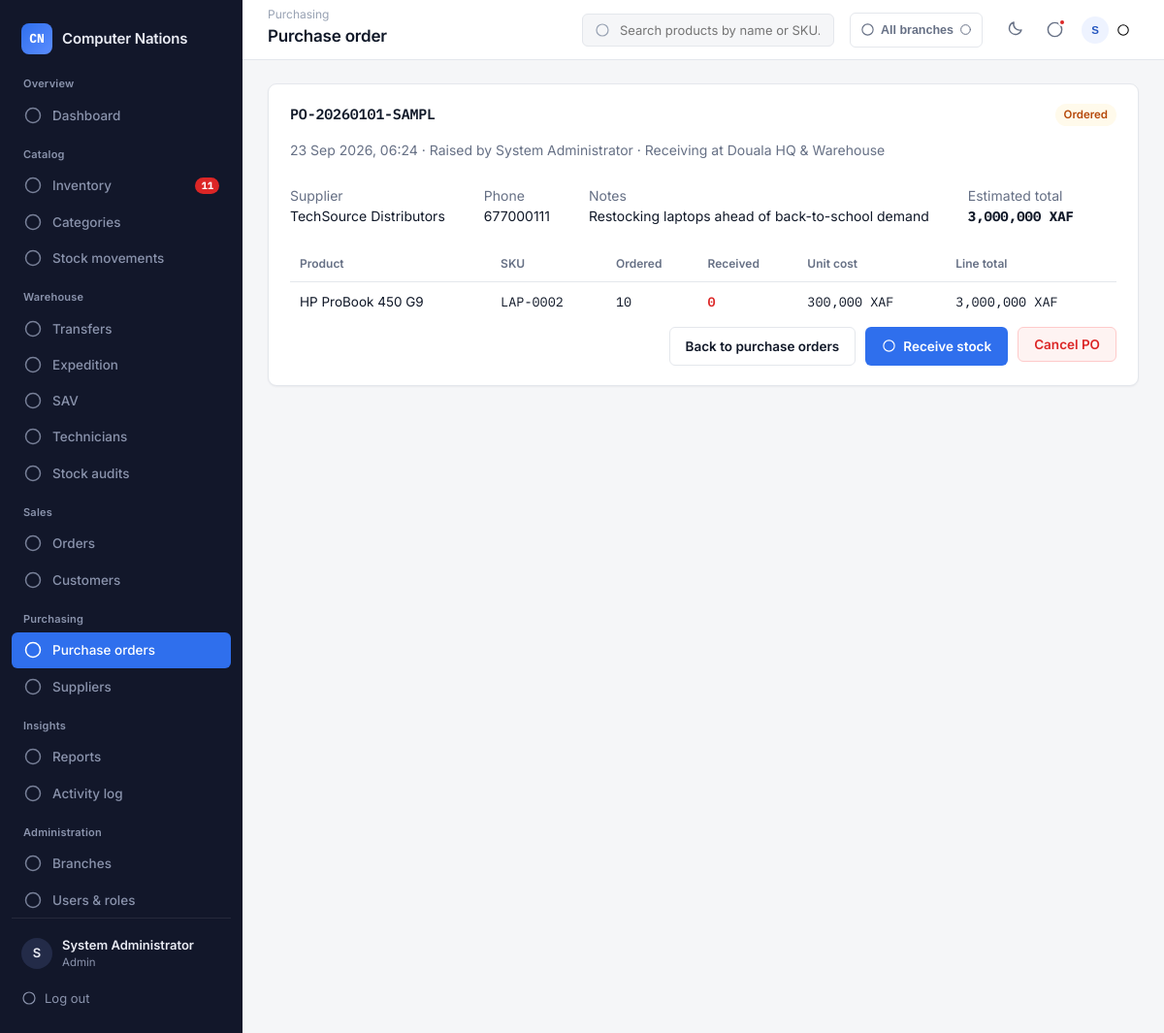
The app's page /modules/purchasing/view.php?id=1 (signed in) with its own data.
### tables this page shows
CREATE TABLE purchase_orders (
    id INT AUTO_INCREMENT PRIMARY KEY,
    po_number VARCHAR(30) NOT NULL UNIQUE,
    branch_id INT NOT NULL,                 
    supplier_id INT NOT NULL,
    user_id INT NOT NULL,                   
    status ENUM('draft','ordered','partially_received','received','cancelled') NOT NULL DEFAULT 'draft',
    notes VARCHAR(255) DEFAULT NULL,
    received_by INT DEFAULT NULL,           
    cancelled_by INT DEFAULT NULL,
    created_at TIMESTAMP DEFAULT CURRENT_TIMESTAMP,
    received_at DATETIME DEFAULT NULL,
    FOREIGN KEY (branch_id) REFERENCES branches(id),
    FOREIGN KEY (supplier_id) REFERENCES suppliers(id),
    FOREIGN KEY (user_id) REFERENCES users(id)
);

CREATE TABLE users (
    id INT AUTO_INCREMENT PRIMARY KEY,
    full_name VARCHAR(100) NOT NULL,
    username VARCHAR(50) NOT NULL UNIQUE,
    email VARCHAR(120) NOT NULL UNIQUE,
    phone VARCHAR(30) DEFAULT NULL,
    password VARCHAR(255) NOT NULL,         
    role_id INT NOT NULL,
    branch_id INT DEFAULT NULL,
    avatar VARCHAR(255) DEFAULT NULL,
    status ENUM('active','suspended') NOT NULL DEFAULT 'active',
    reset_token_hash VARCHAR(255) DEFAULT NULL,    
    reset_token_expires DATETIME DEFAULT NULL,
    last_login DATETIME DEFAULT NULL,
    created_at TIMESTAMP DEFAULT CURRENT_TIMESTAMP,
    FOREIGN KEY (role_id) REFERENCES roles(id),
    FOREIGN KEY (branch_id) REFERENCES branches(id) ON DELETE SET NULL
);

CREATE TABLE branches (
    id INT AUTO_INCREMENT PRIMARY KEY,
    name VARCHAR(100) NOT NULL,
    town_id INT NOT NULL,
    address VARCHAR(255) DEFAULT NULL,
    phone VARCHAR(30) DEFAULT NULL,
    is_active TINYINT(1) NOT NULL DEFAULT 1,
    created_by INT DEFAULT NULL,
    created_at TIMESTAMP DEFAULT CURRENT_TIMESTAMP,
    FOREIGN KEY (town_id) REFERENCES towns(id)
);

CREATE TABLE suppliers (
    id INT AUTO_INCREMENT PRIMARY KEY,
    name VARCHAR(120) NOT NULL,
    contact_person VARCHAR(100) DEFAULT NULL,
    phone VARCHAR(30) DEFAULT NULL,
    email VARCHAR(120) DEFAULT NULL,
    address VARCHAR(255) DEFAULT NULL,
    created_by INT DEFAULT NULL,
    created_at TIMESTAMP DEFAULT CURRENT_TIMESTAMP
);

CREATE TABLE purchase_order_items (
    id INT AUTO_INCREMENT PRIMARY KEY,
    po_id INT NOT NULL,
    product_id INT NOT NULL,
    quantity_ordered INT NOT NULL,
    quantity_received INT NOT NULL DEFAULT 0,
    unit_cost DECIMAL(12,2) NOT NULL,
    FOREIGN KEY (po_id) REFERENCES purchase_orders(id) ON DELETE CASCADE,
    FOREIGN KEY (product_id) REFERENCES products(id)
);

CREATE TABLE products (
    id INT AUTO_INCREMENT PRIMARY KEY,
    sku VARCHAR(40) NOT NULL UNIQUE,
    name VARCHAR(150) NOT NULL,
    category_id INT DEFAULT NULL,
    supplier_id INT DEFAULT NULL,
    cost_price DECIMAL(12,2) NOT NULL DEFAULT 0,
    selling_price DECIMAL(12,2) NOT NULL DEFAULT 0,
    default_reorder_level INT NOT NULL DEFAULT 5,
    image VARCHAR(255) DEFAULT NULL,
    status ENUM('active','discontinued') NOT NULL DEFAULT 'active',
    created_by INT DEFAULT NULL,
    created_at TIMESTAMP DEFAULT CURRENT_TIMESTAMP,
    updated_at TIMESTAMP DEFAULT CURRENT_TIMESTAMP ON UPDATE CURRENT_TIMESTAMP,
    FOREIGN KEY (category_id) REFERENCES categories(id) ON DELETE SET NULL,
    FOREIGN KEY (supplier_id) REFERENCES suppliers(id) ON DELETE SET NULL
);

### modules/purchasing/view.php (the view, shortened to what the rows shown need)
<?php
require_once __DIR__ . '/../../config/config.php';
$pageTitle = 'Purchase order';
$id = (int)($_GET['id'] ?? 0);
$stmt = $pdo->prepare(
    "SELECT po.*, s.name AS supplier_name, s.phone AS supplier_phone, s.email AS supplier_email,
            u.full_name AS staff_name, b.name AS branch_name, ru.full_name AS receiver_name, cu.full_name AS canceller_name
     FROM purchase_orders po
     JOIN suppliers s ON s.id = po.supplier_id
     JOIN users u ON u.id = po.user_id
     JOIN branches b ON b.id = po.branch_id
     LEFT JOIN users ru ON ru.id = po.received_by
     LEFT JOIN users cu ON cu.id = po.cancelled_by
     WHERE po.id = ?"
);
$stmt->execute([$id]);
$po = $stmt->fetch();
$items = $pdo->prepare(
    "SELECT poi.*, p.name AS product_name, p.sku
     FROM purchase_order_items poi JOIN products p ON p.id = poi.product_id
     WHERE poi.po_id = ?"
);
$items->execute([$id]);
$items = $items->fetchAll();
$totalCost = array_sum(array_map(fn($i) => $i['quantity_ordered'] * $i['unit_cost'], $items));
require_once __DIR__ . '/../../includes/header.php';
?>
<section class="panel panel-wide">
  <div class="detail-header">
    <div>
      <h2 class="mono"><?= clean($po['po_number']) ?></h2>
      <p class="muted"><?= date('d M Y, H:i', strtotime($po['created_at'])) ?> · Raised by <?= clean($po['staff_name']) ?> · Receiving at <?= clean($po['branch_name']) ?></p>
    </div>
    <span class="badge badge-<?= clean($po['status']) ?>"><?= clean(str_replace('_', ' ', $po['status'])) ?></span>
  </div>
  <div class="detail-grid">
    <div><span class="muted">Supplier</span><br><?= clean($po['supplier_name']) ?></div>
    <?php if ($po['supplier_phone']): ?><div><span class="muted">Phone</span><br><?= clean($po['supplier_phone']) ?></div><?php endif; ?>
    <?php if ($po['notes']): ?><div><span class="muted">Notes</span><br><?= clean($po['notes']) ?></div><?php endif; ?>
    <div><span class="muted">Estimated total</span><br><strong class="mono"><?= formatMoney($totalCost) ?></strong></div>
  </div>
  <div class="data-table-wrap">
  <table class="data-table">
    <thead><tr><th>Product</th><th>SKU</th><th>Ordered</th><th>Received</th><th>Unit cost</th><th>Line total</th></tr></thead>
    <tbody>
      <?php foreach ($items as $item): ?>
      <tr>
        <td><?= clean($item['product_name']) ?></td>
        <td class="mono"><?= clean($item['sku']) ?></td>
        <td class="mono"><?= (int)$item['quantity_ordered'] ?></td>
        <td class="mono <?= $item['quantity_received'] < $item['quantity_ordered'] ? 'num-danger' : '' ?>"><?= (int)$item['quantity_received'] ?></td>
        <td class="mono"><?= formatMoney($item['unit_cost']) ?></td>
        <td class="mono"><?= formatMoney($item['quantity_ordered'] * $item['unit_cost']) ?></td>
      </tr>
      <?php endforeach; ?>
    </tbody>
  </table>
  </div>
</section>
<?php require_once __DIR__ . '/../../includes/footer.php'; ?>

### includes/header.php (shortened to what the rows shown need)
<?php
require_once __DIR__ . '/icons.php';
$user = currentUser();
?>
<!DOCTYPE html>
<html lang="en">
<head>
<link rel="stylesheet" href="<?= BASE_URL ?>assets/css/style.css">
</head>
<body>
<div class="app-shell">
  <aside class="sidebar" id="sidebar">
    <div class="sidebar-footer">
      <div class="user-chip">
        <div class="user-avatar"><?= strtoupper(substr($user['full_name'], 0, 1)) ?></div>
        <div>
          <div class="user-name"><?= clean($user['full_name']) ?></div>
          <div class="user-role"><?= clean($user['role_name']) ?></div>
        </div>
      </div>
    </div>
  </aside>
  <div class="main-area">
    <header class="topbar">
      <div class="page-title-wrap">
        <h1 class="page-title"><?= isset($pageTitle) ? clean($pageTitle) : 'Dashboard' ?></h1>
      </div>
      <div class="topbar-actions">
        <div class="dropdown">
          <button type="button" class="user-menu-trigger dropdown-trigger">
            <div class="user-avatar"><?= strtoupper(substr($user['full_name'], 0, 1)) ?></div>
            <?= icon('chevron', 14) ?>
          </button>
        </div>
      </div>
    </header>
    <main class="content">

### records on screen
purchase_orders: user.full_name "S", user.full_name "System Administrator", po_number "PO-20260101-SAMPL", created_at "23 Sep 2026, 06:24", branch.name "Douala HQ & Warehouse", status "Ordered", supplier.name "TechSource Distributors", supplier.phone "677000111", notes "Restocking laptops ahead of back-to-school demand"
purchase_order_items: formatMoney($totalCost) "3,000,000 XAF", product.name "HP ProBook 450 G9", product.sku "LAP-0002", quantity_ordered "10", quantity_received "0", unit_cost "300,000 XAF", formatMoney($item['quantity_ordered'] * $item['unit_cost']) "3,000,000 XAF"

### other values on screen
$notifCount "11"
$user['role_name'] "Admin"
str_replace('-', ' ', $currentDir) "Purchasing"
$pageTitle "Purchase order"
getBranchLabel($activeBranchId, $pdo) "All branches"
